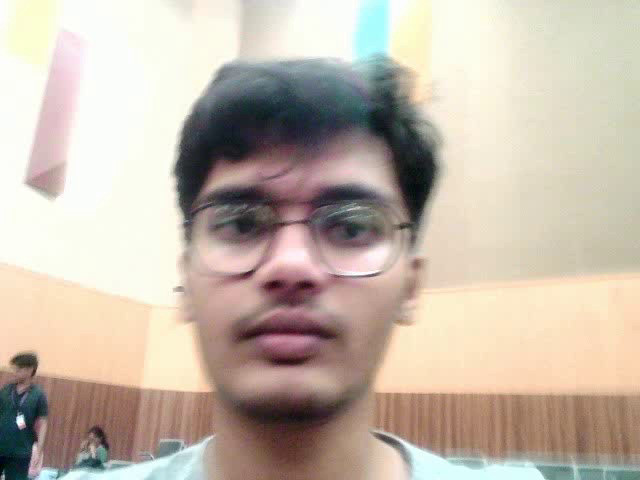
#> input picture dataset/images/Sathwik_1.png, 640 x 480 px
$ python stable_face_recognition.py
#> lines starting #> are read from the running program, lines starting #| are printed output that depends on the picture; after the words box and inside, x2 and y2 are one past the last pixel; in counts of white or black regions, pixels touching at a corner belong together
import cv2
import os
import numpy as np
import time
from pathlib import Path

class StableFaceRecognition:
    def __init__(self, dataset_path="./dataset/images"):
        self.dataset_path = dataset_path
        self.face_cascade = cv2.CascadeClassifier(cv2.data.haarcascades + 'haarcascade_frontalface_default.xml')
        self.known_faces = []
        self.known_names = []

        # Stability parameters
        self.detection_history = {}
        self.detection_cooldown = 2.0  # 2 seconds between announcements
        self.stability_threshold = 5  # Need 5 consistent detections
        self.max_history_age = 3.0  # Clear history after 3 seconds

    def load_dataset(self):
        """Load and process faces from the dataset"""
        print("Loading faces from dataset...")

        dataset_dir = Path(self.dataset_path)
        image_extensions = ['.jpg', '.jpeg', '.png', '.bmp']

        for image_path in dataset_dir.iterdir():
            if image_path.suffix.lower() in image_extensions:
                name = image_path.stem.rsplit('_', 1)[0]

                print(f"Loading {image_path.name} for {name}")

                image = cv2.imread(str(image_path))
#> image is the input picture: shape (480, 640, 3); mean B, G, R 170.6, 183.9, 196.7
                if image is None:
                    print(f"✗ Could not load {image_path.name}")
                    continue

                gray = cv2.cvtColor(image, cv2.COLOR_BGR2GRAY)
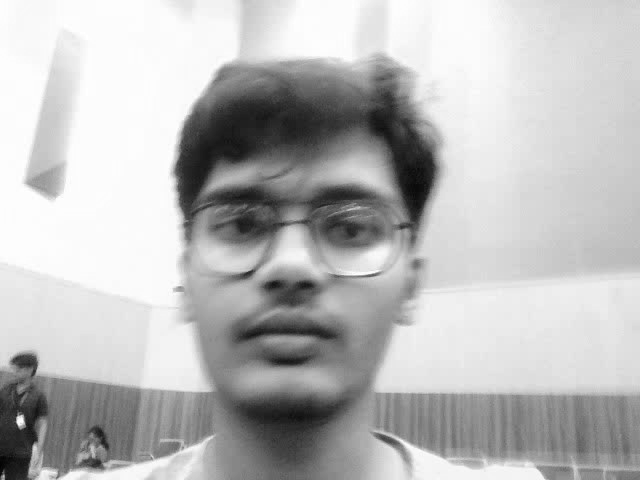
#> gray: shape (480, 640); min 2, max 255, mean 186.2
                faces = self.face_cascade.detectMultiScale(gray, 1.1, 5)
#> faces = [[146, 105, 296, 296]]

                if len(faces) > 0:
                    (x, y, w, h) = faces[0]
#> x = 146; y = 105; w = 296; h = 296
                    face = gray[y:y+h, x:x+w]
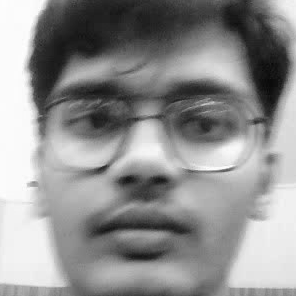
#> face: shape (296, 296); min 8, max 255, mean 144.2
                    face = cv2.resize(face, (100, 100))
#> face: shape (100, 100)

                    self.known_faces.append(face)
                    self.known_names.append(name)
                    print(f"✓ Added face for {name}")
                else:
                    print(f"✗ No face found in {image_path.name}")
#> pass 2 of the loop in load_dataset, `for image_path in dataset_dir.iterdir():`:
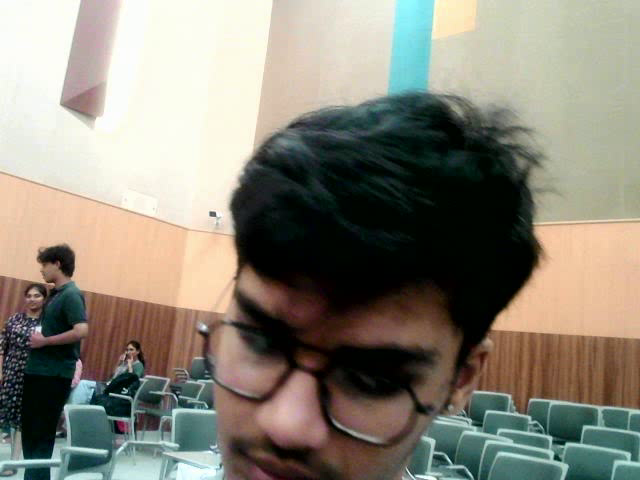
#> input picture dataset/images/Sathwik_10.png, 640 x 480 px
#> in load_dataset, image is the input picture: shape (480, 640, 3); mean B, G, R 120.5, 133.1, 137.6
#> in load_dataset, `gray = cv2.cvtColor(image, cv2.COLOR_BGR2GRAY)`:
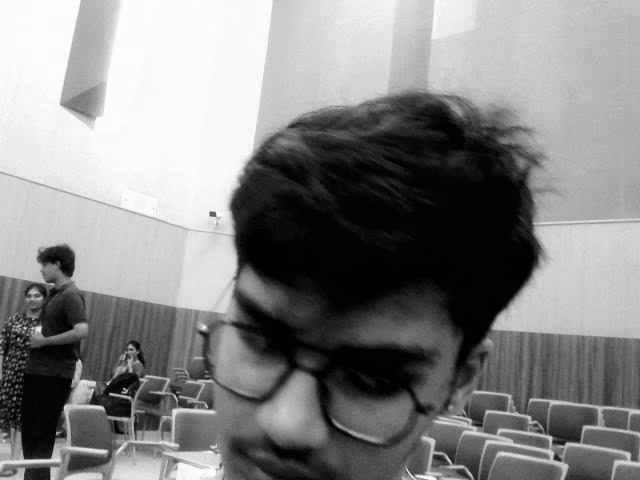
#> gray: shape (480, 640); min 0, max 255, mean 133
#> faces = [[21, 287, 25, 25]]
#> x = 21; y = 287; w = 25
#> in load_dataset, `face = gray[y:y+h, x:x+w]`:
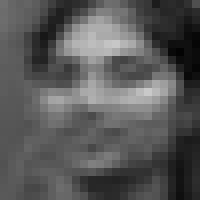
#> face: shape (25, 25) (shown 8 times larger); min 3, max 201, mean 87.9
#> pass 3 of the loop in load_dataset, `for image_path in dataset_dir.iterdir():`:
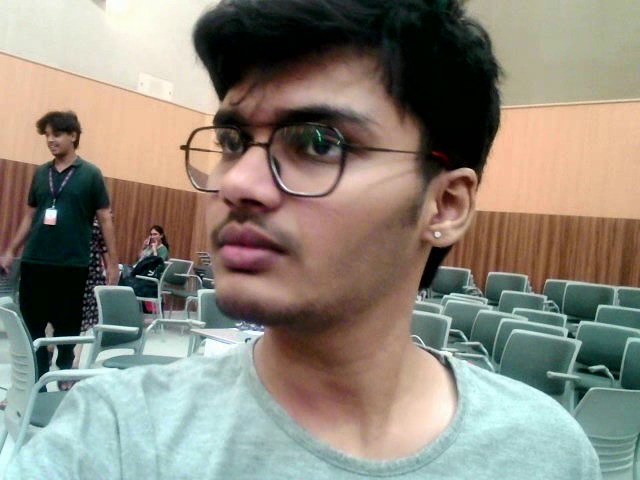
#> input picture dataset/images/Sathwik_12.png, 640 x 480 px
#> in load_dataset, image is the input picture: shape (480, 640, 3); mean B, G, R 122.2, 134.2, 139.7
#> in load_dataset, `gray = cv2.cvtColor(image, cv2.COLOR_BGR2GRAY)`:
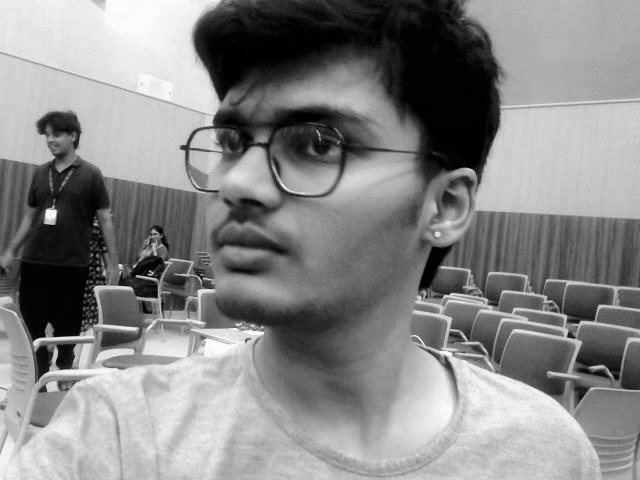
#> gray: shape (480, 640); min 0, max 255, mean 134.4
#> faces = [[150, 39, 268, 268]]
#> x = 150; y = 39; w = 268
#> in load_dataset, `face = cv2.resize(face, (100, 100))`:
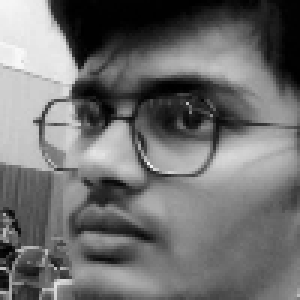
#> face: shape (100, 100) (shown 3 times larger); min 0, max 248, mean 111.3
#> the loop made 4 passes; the first 3 are shown

        print(f"Total faces loaded: {len(self.known_faces)}")
        return len(self.known_faces) > 0

    # [86 lines left out: functions compare_faces, recognize_face, update_detection_history, cleanup_old_detections, not called in this run]

    def real_time_recognition(self, camera_index=1):
        """Real-time face recognition with stability"""
#> called with camera_index = 1
        if len(self.known_faces) == 0:
            print("❌ No faces loaded in dataset!")
            return

        print("🚀 Starting stable real-time face recognition...")
        print("📹 Using external webcam (camera 1)")
        print("⏱️  Detections are stabilized over 2-3 seconds")
        print("🔄 Press 'q' to quit")

        # Try external webcam first
        video_capture = cv2.VideoCapture(camera_index)
        if not video_capture.isOpened():
            print(f"⚠️  Camera {camera_index} not available, trying camera 0...")
            video_capture = cv2.VideoCapture(0)
            if not video_capture.isOpened():
                print("❌ Error: Could not open any webcam")
                return

        print(f"✅ Using camera {camera_index}")

        frame_count = 0
        process_every = 3  # Process every 3rd frame

        while True:
            ret, frame = video_capture.read()
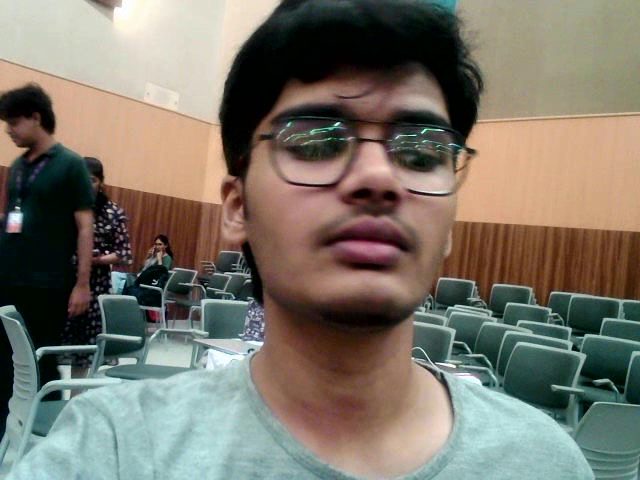
#> input picture dataset/images/Sathwik_14.png, 640 x 480 px, given in place of the camera
#> frame is the input picture: shape (480, 640, 3); mean B, G, R 105.6, 117.2, 123.2
            if not ret:
                print("Failed to capture frame")
                break

            frame_count += 1
            current_time = time.time()

            # Process every nth frame
            if frame_count % process_every == 0:
                gray = cv2.cvtColor(frame, cv2.COLOR_BGR2GRAY)
                faces = self.face_cascade.detectMultiScale(gray, 1.1, 5)

                # Track current frame's face IDs
                current_face_ids = set()

                for i, (x, y, w, h) in enumerate(faces):
                    face_id = f"face_{x//50}_{y//50}"  # Rough position-based ID
                    current_face_ids.add(face_id)

                    face = gray[y:y+h, x:x+w]
                    name, confidence = self.recognize_face(face)

                    # Update detection history
                    is_stable, stable_name, stable_confidence = self.update_detection_history(
                        face_id, name, confidence, current_time)

                    # Draw based on stability
                    if is_stable and stable_name != "Unknown":
                        color = (0, 255, 0)  # Green for stable detection
                        display_name = stable_name
                        display_confidence = stable_confidence
                        thickness = 3
                    elif name != "Unknown":
                        color = (0, 255, 255)  # Yellow for unstable but recognized
                        display_name = name
                        display_confidence = confidence
                        thickness = 2
                    else:
                        color = (0, 0, 255)  # Red for unknown
                        display_name = "Unknown"
                        display_confidence = 0
                        thickness = 2

                    # Draw rectangle and label
                    cv2.rectangle(frame, (x, y), (x+w, y+h), color, thickness)
                    cv2.rectangle(frame, (x, y+h-35), (x+w, y+h), color, cv2.FILLED)

                    label = display_name
                    if display_confidence > 0:
                        label += f" ({display_confidence:.1f}%)"

                    cv2.putText(frame, label, (x+6, y+h-6),
                               cv2.FONT_HERSHEY_DUPLEX, 0.6, (255, 255, 255), 1)

                # Cleanup old detections
                self.cleanup_old_detections(current_time)

            # Add status text
            status_text = f"Faces: {len(self.detection_history)} | Stable: {sum(1 for h in self.detection_history.values() if h.get('stable_name'))}"
            cv2.putText(frame, status_text, (10, 30), cv2.FONT_HERSHEY_SIMPLEX, 0.7, (255, 255, 255), 2)
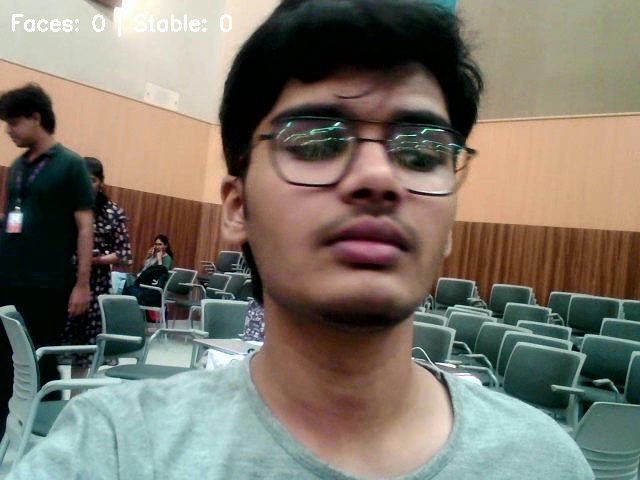
#> frame: shape (480, 640, 3); 0.45% of pixels changed, all inside (x1, y1, x2, y2) = (12, 12, 232, 37)

            cv2.imshow('Stable Face Recognition', frame)

            if cv2.waitKey(1) & 0xFF == ord('q'):
#> (key q is pressed here)
                break

        video_capture.release()
        cv2.destroyAllWindows()
        print("🛑 Face recognition stopped.")

def main():
    print("🎯 Stable Face Recognition System")
    print("=" * 40)

    fr_system = StableFaceRecognition()

    if not fr_system.load_dataset():
        print("❌ Failed to load dataset!")
        return

    unique_names = list(set(fr_system.known_names))
    print(f"\n✅ Loaded faces for: {', '.join(unique_names)}")
    print(f"📊 Total face samples: {len(fr_system.known_faces)}")

    print("\n🚀 Starting real-time recognition...")
    print("💡 Features:")
    print("   - Uses external webcam (camera 1)")
    print("   - Stable detection (2-3 second confirmation)")
    print("   - Reduced flickering")
    print("   - Color-coded confidence levels")

    input("\nPress Enter to start...")
    fr_system.real_time_recognition()

if __name__ == "__main__":
    main()
